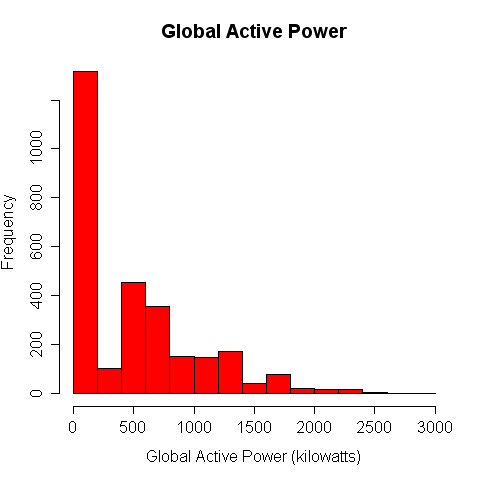

Write the R code that produced this figure.
meter <- read.table("subset_household.txt", sep = ";")
meterindex <- sapply(meter$V1, function(x) if(x=="1/2/2007" | x=="2/2/2007") TRUE else FALSE)

meter <- meter[meterindex,]

hist(as.numeric(meter$V3),col="Red",main="Global Active Power",xlab = "Global Active Power (kilowatts)", ylab ="Frequency")

dev.copy(png, file = "Plot1.png")
dev.off()